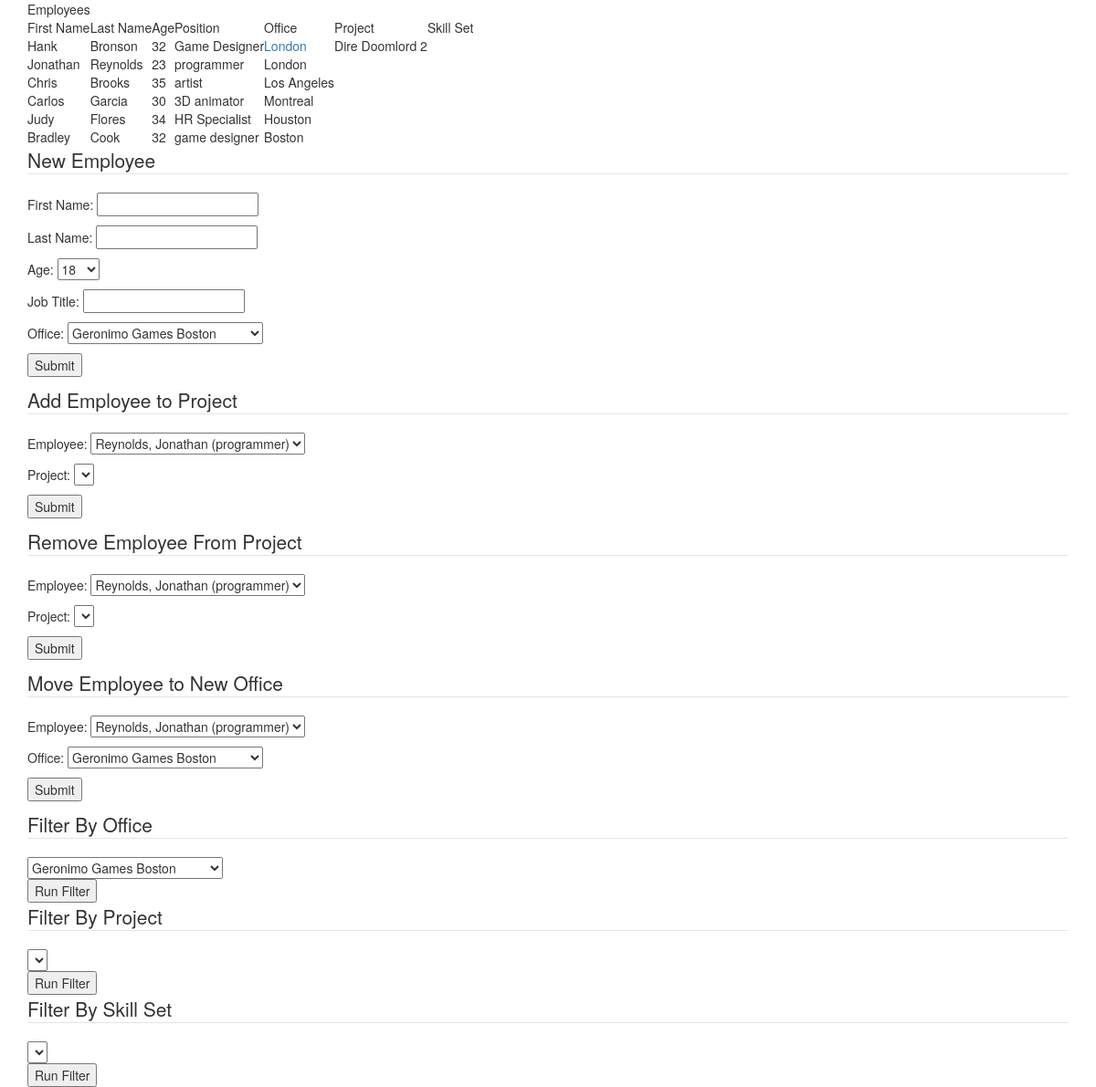
The app's page /, older data.
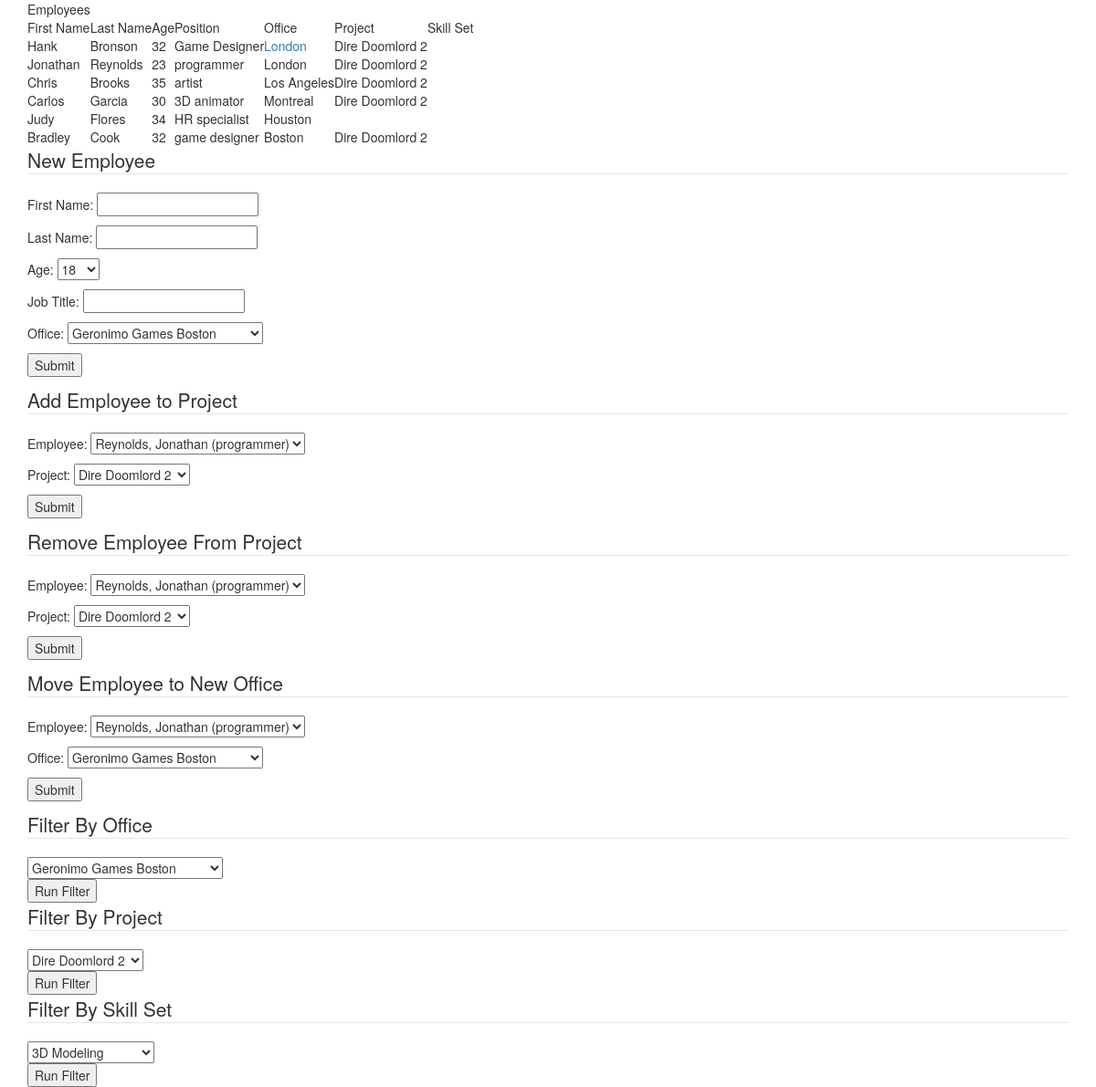
The same page, newer data.
### tables this page shows
CREATE TABLE employee(
	id int AUTO_INCREMENT PRIMARY KEY,
	cid int,
	age int NOT NULL, 
	first_name VARCHAR(255) NOT NULL,
	last_name VARCHAR(255) NOT NULL,
	position VARCHAR(255) NOT NULL,
	CONSTRAINT name UNIQUE (first_name, last_name),
	FOREIGN KEY (cid) REFERENCES office (id)
);

CREATE TABLE office(
	id int AUTO_INCREMENT PRIMARY KEY,
	city VARCHAR(255) NOT NULL,
	name VARCHAR(255) NOT NULL,
	CONSTRAINT cityName UNIQUE (city, name)
);

CREATE TABLE project(
	id int AUTO_INCREMENT PRIMARY KEY,
	name VARCHAR(255) NOT NULL,
	descr VARCHAR(255) NOT NULL,
	CONSTRAINT nameDesc UNIQUE (name, descr)
);

### index.php (the view, shortened to what this page needs)
<?php
$mysqli = new mysqli("oniddb.cws.oregonstate.edu","brownand-db","AAWTd6Bpl6KKvN5c","brownand-db");
?>
<!DOCTYPE html PUBLIC "-//W3C//DTD XHTML 1.0 Strict//EN"
        "http://www.w3.org/TR/xhtml1/DTD/xhtml1-strict.dtd">
<html lang="en">
<head>
    <link rel="stylesheet" href="http://maxcdn.bootstrapcdn.com/bootstrap/3.3.5/css/bootstrap.min.css">
</head>
<body>
<div class="container">
    <table>
        <tr>
            <td> Employees </td>
        </tr>
        <tr>
            <td>First Name</td>
            <td>Last Name</td>
            <td>Age</td>
            <td>Position</td>
            <td>Office</td>
            <td>Project</td>
            <td>Skill Set</td>
        </tr>
        <tr>
            <td>Hank</td>
            <td>Bronson</td>
            <td>32</td>
            <td>Game Designer</td>
            <td><a href="officeFilter.php?id=1">London</a></td>
            <td>Dire Doomlord 2</td>
        </tr>
<?php
if(!($stmt = $mysqli->prepare("SELECT employee.first_name, employee.last_name, employee.age, employee.position, office.city, p.name FROM employee INNER JOIN office on employee.cid = office.id
                                                                  LEFT JOIN employee_project ep on ep.eid = employee.id
                                                                  LEFT JOIN project p ON ep.pid = p.id"))){
    echo "Prepare failed: "  . $stmt->errno . " " . $stmt->error;
}
if(!$stmt->execute()){
    echo "Execute failed: "  . $mysqli->connect_errno . " " . $mysqli->connect_error;
}
if(!$stmt->bind_result($first_name, $last_name, $age, $position, $office, $project)){
    echo "Bind failed: "  . $mysqli->connect_errno . " " . $mysqli->connect_error;
}
while($stmt->fetch()){
 echo "<tr>\n<td>\n" . $first_name . "\n</td>\n<td>\n" . $last_name . "\n</td>\n<td>\n"  . $age . "\n</td>\n<td>\n"  . $position . "\n</td>\n<td>\n" . $office . "\n</td>\n<td>\n" . $project . "\n</td>\n</tr>";
}
?>
    </table>
</div>
<div class="container">
    <form method="post" action="addperson.php">
        <fieldset>
            <legend>New Employee</legend>
            <p>First Name: <input type="text" name="FirstName"/></p>
            <p>Last Name: <input type="text" name="LastName"/></p>
            <p> Age:
                        <select name = "Age">
                        <?php
                            for ($i=18; $i<=100; $i++)
                            {
                                ?>
                                    <option value="<?php echo $i;?>"><?php echo $i;?></option>
                                <?php
                            }
                        ?>
                        </select>
            </p>
            <p>Job Title: <input type="text" name="Position"/></p>
            <p>Office:
                        <select name="Office">
                            <?php
                            if(!($stmt = $mysqli->prepare("SELECT office.name, office.id FROM office"))){
                                echo "Prepare failed: "  . $stmt->errno . " " . $stmt->error;
                            }
                            if(!$stmt->execute()){
                                echo "Execute failed: "  . $mysqli->connect_errno . " " . $mysqli->connect_error;
                            }
                            if(!$stmt->bind_result($office, $id)){
                                echo "Bind failed: "  . $mysqli->connect_errno . " " . $mysqli->connect_error;
                            }
                            while($stmt->fetch()){
                             echo "\n<option value= \" $id \">\n" . $office . "\n</option>\n";
                            }
                            ?>
                        </select>
            </p>
        </fieldset>
        <p><input type="submit"/></p>
    </form>
</div>
<div class="container">
    <form method="post" action="addToProject.php">
        <fieldset>
            <legend>Add Employee to Project</legend>
            <p>Employee:
                        <select name="Employee">
                            <?php
                            if(!($stmt = $mysqli->prepare("SELECT employee.first_name, employee.last_name, employee.position, employee.id FROM employee"))){
                                echo "Prepare failed: "  . $stmt->errno . " " . $stmt->error;
                            }
                            if(!$stmt->execute()){
                                echo "Execute failed: "  . $mysqli->connect_errno . " " . $mysqli->connect_error;
                            }
                            if(!$stmt->bind_result($fname, $lname, $position, $id)){
                                echo "Bind failed: "  . $mysqli->connect_errno . " " . $mysqli->connect_error;
                            }
                            while($stmt->fetch()){
                             echo "\n<option value= \" $id \">\n" . $lname . ", " . $fname . " ($position)" .  "\n</option>\n";
                            }
                            ?>
                        </select>
            </p>
            <p>Project:
                        <select name="Project">
                            <?php
                            if(!($stmt = $mysqli->prepare("SELECT project.name, project.id FROM project"))){
                                echo "Prepare failed: "  . $stmt->errno . " " . $stmt->error;
                            }
                            if(!$stmt->execute()){
                                echo "Execute failed: "  . $mysqli->connect_errno . " " . $mysqli->connect_error;
                            }
                            if(!$stmt->bind_result($project, $id)){
                                echo "Bind failed: "  . $mysqli->connect_errno . " " . $mysqli->connect_error;
                            }
                            while($stmt->fetch()){
                             echo "\n<option value= \" $id \">\n" . $project . "\n</option>\n";
                            }
                            ?>
                        </select>
            </p>
        </fieldset>
        <p><input type="submit"/></p>
    </form>
</div>
<div class="container">
    <form method="post" action="removeFromProject.php">
        <fieldset>
            <legend>Remove Employee From Project</legend>
            <p>Employee:
                        <select name="Employee">
                            <?php
                            if(!($stmt = $mysqli->prepare("SELECT employee.first_name, employee.last_name, employee.position, employee.id FROM employee"))){
                                echo "Prepare failed: "  . $stmt->errno . " " . $stmt->error;
                            }
                            if(!$stmt->execute()){
                                echo "Execute failed: "  . $mysqli->connect_errno . " " . $mysqli->connect_error;
                            }
                            if(!$stmt->bind_result($fname, $lname, $position, $id)){
                                echo "Bind failed: "  . $mysqli->connect_errno . " " . $mysqli->connect_error;
                            }
                            while($stmt->fetch()){
                             echo "\n<option value= \" $id \">\n" . $lname . ", " . $fname . " ($position)" .  "\n</option>\n";
                            }
                            ?>
                        </select>
            </p>
            <p>Project:
                        <select name="Project">
                            <?php
                            if(!($stmt = $mysqli->prepare("SELECT project.name, project.id FROM project"))){
                                echo "Prepare failed: "  . $stmt->errno . " " . $stmt->error;
                            }
                            if(!$stmt->execute()){
                                echo "Execute failed: "  . $mysqli->connect_errno . " " . $mysqli->connect_error;
                            }
                            if(!$stmt->bind_result($project, $id)){
                                echo "Bind failed: "  . $mysqli->connect_errno . " " . $mysqli->connect_error;
                            }
                            while($stmt->fetch()){
                             echo "\n<option value= \" $id \">\n" . $project . "\n</option>\n";
                            }
                            ?>
                        </select>
            </p>
        </fieldset>
        <p><input type="submit"/></p>
    </form>
</div>
<div class="container">
    <form method="post" action="moveEmployee.php">
        <fieldset>
            <legend>Move Employee to New Office</legend>
            <p>Employee:
                        <select name="Employee">
                            <?php
                            if(!($stmt = $mysqli->prepare("SELECT employee.first_name, employee.last_name, employee.position, employee.id FROM employee"))){
                                echo "Prepare failed: "  . $stmt->errno . " " . $stmt->error;
                            }
                            if(!$stmt->execute()){
                                echo "Execute failed: "  . $mysqli->connect_errno . " " . $mysqli->connect_error;
                            }
                            if(!$stmt->bind_result($fname, $lname, $position, $id)){
                                echo "Bind failed: "  . $mysqli->connect_errno . " " . $mysqli->connect_error;
                            }
                            while($stmt->fetch()){
                             echo "\n<option value= \" $id \">\n" . $lname . ", " . $fname . " ($position)" .  "\n</option>\n";
                            }
                            ?>
                        </select>
            </p>
            <p>Office:
                <select name="Office">
                    <?php
                    if(!($stmt = $mysqli->prepare("SELECT office.name, office.id FROM office"))){
                        echo "Prepare failed: "  . $stmt->errno . " " . $stmt->error;
                    }
                    if(!$stmt->execute()){
                        echo "Execute failed: "  . $mysqli->connect_errno . " " . $mysqli->connect_error;
                    }
                    if(!$stmt->bind_result($office, $id)){
                        echo "Bind failed: "  . $mysqli->connect_errno . " " . $mysqli->connect_error;
                    }
                    while($stmt->fetch()){
                     echo "\n<option value= \" $id \">\n" . $office . "\n</option>\n";
                    }
                    ?>
                </select>
            </p>
        </fieldset>
        <p><input type="submit"/></p>
    </form>
</div>
<div class = "container">
	<form method="post" action="officeFilter.php">
		<fieldset>
			<legend>Filter By Office</legend>
                <select name="Office">
                    <?php
                    if(!($stmt = $mysqli->prepare("SELECT office.name, office.id FROM office"))){
                        echo "Prepare failed: "  . $stmt->errno . " " . $stmt->error;
                    }
                    if(!$stmt->execute()){
                        echo "Execute failed: "  . $mysqli->connect_errno . " " . $mysqli->connect_error;
                    }
                    if(!$stmt->bind_result($office, $id)){
                        echo "Bind failed: "  . $mysqli->connect_errno . " " . $mysqli->connect_error;
                    }
                    while($stmt->fetch()){
                     echo "\n<option value= \" $id \">\n" . $office . "\n</option>\n";
                    }
                    ?>
                </select>
		</fieldset>
		<input type="submit" value="Run Filter" />
	</form>
</div>
<div class = "container">
	<form method="post" action="projectFilter.php">
		<fieldset>
			<legend>Filter By Project</legend>
                <select name="Project">
                    <?php
                    if(!($stmt = $mysqli->prepare("SELECT project.name, project.id FROM project"))){
                        echo "Prepare failed: "  . $stmt->errno . " " . $stmt->error;
                    }
                    if(!$stmt->execute()){
                        echo "Execute failed: "  . $mysqli->connect_errno . " " . $mysqli->connect_error;
                    }
                    if(!$stmt->bind_result($project, $id)){
                        echo "Bind failed: "  . $mysqli->connect_errno . " " . $mysqli->connect_error;
                    }
                    while($stmt->fetch()){
                     echo "\n<option value= \" $id \">\n" . $project . "\n</option>\n";
                    }
                    ?>
                </select>
		</fieldset>
		<input type="submit" value="Run Filter" />
	</form>
</div>
<div class = "container">
	<form method="post" action="skillsetFilter.php">
		<fieldset>
			<legend>Filter By Skill Set</legend>
                <select name="skillset">
                    <?php
                    if(!($stmt = $mysqli->prepare("SELECT skillSet.name, skillSet.id FROM skillSet"))){
                        echo "Prepare failed: "  . $stmt->errno . " " . $stmt->error;
                    }
                    if(!$stmt->execute()){
                        echo "Execute failed: "  . $mysqli->connect_errno . " " . $mysqli->connect_error;
                    }
                    if(!$stmt->bind_result($skill, $id)){
                        echo "Bind failed: "  . $mysqli->connect_errno . " " . $mysqli->connect_error;
                    }
                    while($stmt->fetch()){
                     echo "\n<option value= \" $id \">\n" . $skill . "\n</option>\n";
                    }
                    ?>
                </select>
		</fieldset>
		<input type="submit" value="Run Filter" />
	</form>
</div>
</body>
</html>

Row changes from the older to the newer data that the page shows:
shown differently, row unchanged: employee "Jonathan": project.name (not shown) → "Dire Doomlord 2"
shown differently, row unchanged: employee "Chris": project.name (not shown) → "Dire Doomlord 2"
shown differently, row unchanged: employee "Carlos": project.name (not shown) → "Dire Doomlord 2"
changed employee "Judy": position "HR Specialist" → "HR specialist"
shown differently, row unchanged: employee "Bradley": project.name (not shown) → "Dire Doomlord 2"
Text that changed along with them:
form field Project: (not shown) → "Dire Doomlord 2"
form field skillset: (not shown) → "3D Modeling"
